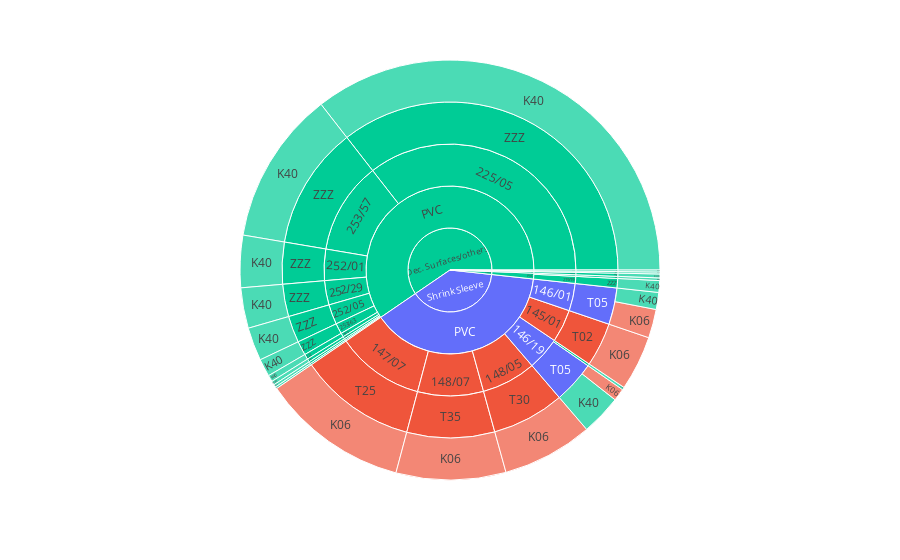

The notebook cell saved with this chart:
### Code cell
lines=['K06', 'K40']
make_product_sunburst(lines)

### Figure 1 — Plotly figure (JSON) as saved in the notebook; plotly's stock layout.template omitted (floating-point values rounded to 4 significant figures)
{"data": [{"branchvalues": "total", "customdata": [["(?)"], ["(?)"], ["(?)"], ["(?)"], ["(?)"], ["(?)"], ["K06"], ["K06"], ["K06"], ["K06"], ["K06"], ["K06"], ["K06"], ["K06"], ["K06"], ["K06"], ["K06"], ["K06"], ["K06"], ["K06"], ["K40"], ["K40"], ["K40"], ["K40"], ["K40"], ["K40"], ["K40"], ["K40"], ["K40"], ["K40"], ["K40"], ["K40"], ["K40"], ["K40"], ["K40"], ["K40"], ["K40"], ["K40"], ["K40"], ["K40"], ["K40"], ["K40"], ["K40"], ["K40"], ["K40"], ["K40"], ["K40"], ["K40"], ["K40"], ["K40"], ["K40"], ["K40"], ["K40"], ["K40"], ["K40"], ["K40"], ["K40"], ["K40"], ["K40"], ["K40"], ["K40"], ["K40"], ["K40"], ["K40"], ["K40"], ["K40"], ["K40"], ["K40"], ["K40"], ["K40"], ["K40"], ["K40"], ["K40"], ["K40"], ["K40"], ["K40"], ["K40"], ["K40"], ["K40"]], "domain": {"x": [0, 1], "y": [0, 1]}, "hoverlabel": {"namelength": 0}, "hovertemplate": "Line=%{customdata[0]}<br>labels=%{label}<br>count=%{value}<br>parent=%{parent}<br>id=%{id}", "ids": ["Shrink Sleeve/PVC", "Shrink Sleeve/PVC/146/01/T05", "Shrink Sleeve/PVC/146/19/T05", "Shrink Sleeve", "Shrink Sleeve/PVC/146/01", "Shrink Sleeve/PVC/146/19", "Shrink Sleeve/PVC/147/07/T25", "Shrink Sleeve/PVC/148/05/T30", "Shrink Sleeve/PVC/148/07/T35", "Shrink Sleeve/PVC/148/07", "Shrink Sleeve/PVC/148/05", "Shrink Sleeve/PVC/147/07", "Shrink Sleeve/PVC/145/01/T02/K06", "Shrink Sleeve/PVC/145/01", "Shrink Sleeve/PVC/148/07/T35/K06", "Shrink Sleeve/PVC/148/05/T30/K06", "Shrink Sleeve/PVC/147/07/T25/K06", "Shrink Sleeve/PVC/146/19/T05/K06", "Shrink Sleeve/PVC/146/01/T05/K06", "Shrink Sleeve/PVC/145/01/T02", "Roll Sleeve/PVC/146/19", "Cards Core/PVC/146/19", "Cards Core/PVC/219/19", "Dec. Surfaces/others/PVC/225/05", "Stationery/PVC/250/01", "Dec. Surfaces/others/PVC/252/92", "Dec. Surfaces/others/PVC/252/05", "Roll Sleeve", "Dec. Surfaces/others", "Cards Core", "Tape/PVC", "Stationery/PVC", "Roll Sleeve/PVC", "Dec. Surfaces/others/PVC", "Cards Core/PVC", "Dec. Surfaces/others/PVC/D253/58", "Dec. Surfaces/others/PVC/253/63", "Dec. Surfaces/others/PVC/253/57", "Dec. Surfaces/others/PVC/253/15", "Dec. Surfaces/others/PVC/253/14", "Tape/PVC/125/23", "Dec. Surfaces/others/PVC/252/29", "Dec. Surfaces/others/PVC/252/01", "Dec. Surfaces/others/PVC/D253/58/ZZZ", "Dec. Surfaces/others/PVC/252/29/ZZZ", "Dec. Surfaces/others/PVC/253/57/ZZZ", "Roll Sleeve/PVC/146/19/M42/K40", "Shrink Sleeve/PVC/146/19/T04/K40", "Shrink Sleeve/PVC/146/01/T05/K40", "Shrink Sleeve/PVC/146/19/T05/K40", "Tape/PVC/125/23/ZZZ/K40", "Cards Core/PVC/146/19/ZZZ/K40", "Cards Core/PVC/219/19/ZZZ/K40", "Dec. Surfaces/others/PVC/225/05/ZZZ/K40", "Stationery/PVC/250/01/ZZZ/K40", "Dec. Surfaces/others/PVC/252/01/ZZZ/K40", "Dec. Surfaces/others/PVC/252/05/ZZZ/K40", "Dec. Surfaces/others/PVC/252/29/ZZZ/K40", "Dec. Surfaces/others/PVC/252/92/ZZZ/K40", "Dec. Surfaces/others/PVC/253/14/ZZZ/K40", "Dec. Surfaces/others/PVC/253/15/ZZZ/K40", "Dec. Surfaces/others/PVC/253/57/ZZZ/K40", "Dec. Surfaces/others/PVC/253/63/ZZZ/K40", "Dec. Surfaces/others/PVC/253/15/ZZZ", "Dec. Surfaces/others/PVC/253/14/ZZZ", "Dec. Surfaces/others/PVC/252/92/ZZZ", "Stationery", "Dec. Surfaces/others/PVC/252/05/ZZZ", "Dec. Surfaces/others/PVC/252/01/ZZZ", "Dec. Surfaces/others/PVC/253/63/ZZZ", "Stationery/PVC/250/01/ZZZ", "Cards Core/PVC/219/19/ZZZ", "Cards Core/PVC/146/19/ZZZ", "Tape/PVC/125/23/ZZZ", "Shrink Sleeve/PVC/146/19/T04", "Roll Sleeve/PVC/146/19/M42", "Dec. Surfaces/others/PVC/D253/58/ZZZ/K40", "Dec. Surfaces/others/PVC/225/05/ZZZ", "Tape"], "labels": ["PVC", "T05", "T05", "Shrink Sleeve", "146/01", "146/19", "T25", "T30", "T35", "148/07", "148/05", "147/07", "K06", "145/01", "K06", "K06", "K06", "K06", "K06", "T02", "146/19", "146/19", "219/19", "225/05", "250/01", "252/92", "252/05", "Roll Sleeve", "Dec. Surfaces/others", "Cards Core", "PVC", "PVC", "PVC", "PVC", "PVC", "D253/58", "253/63", "253/57", "253/15", "253/14", "125/23", "252/29", "252/01", "ZZZ", "ZZZ", "ZZZ", "K40", "K40", "K40", "K40", "K40", "K40", "K40", "K40", "K40", "K40", "K40", "K40", "K40", "K40", "K40", "K40", "K40", "ZZZ", "ZZZ", "ZZZ", "Stationery", "ZZZ", "ZZZ", "ZZZ", "ZZZ", "ZZZ", "ZZZ", "ZZZ", "T04", "M42", "K40", "ZZZ", "Tape"], "marker": {"colors": ["#636efa", "#636efa", "#636efa", "#636efa", "#636efa", "#636efa", "#EF553B", "#EF553B", "#EF553B", "#EF553B", "#EF553B", "#EF553B", "#EF553B", "#EF553B", "#EF553B", "#EF553B", "#EF553B", "#EF553B", "#EF553B", "#EF553B", "#00cc96", "#00cc96", "#00cc96", "#00cc96", "#00cc96", "#00cc96", "#00cc96", "#00cc96", "#00cc96", "#00cc96", "#00cc96", "#00cc96", "#00cc96", "#00cc96", "#00cc96", "#00cc96", "#00cc96", "#00cc96", "#00cc96", "#00cc96", "#00cc96", "#00cc96", "#00cc96", "#00cc96", "#00cc96", "#00cc96", "#00cc96", "#00cc96", "#00cc96", "#00cc96", "#00cc96", "#00cc96", "#00cc96", "#00cc96", "#00cc96", "#00cc96", "#00cc96", "#00cc96", "#00cc96", "#00cc96", "#00cc96", "#00cc96", "#00cc96", "#00cc96", "#00cc96", "#00cc96", "#00cc96", "#00cc96", "#00cc96", "#00cc96", "#00cc96", "#00cc96", "#00cc96", "#00cc96", "#00cc96", "#00cc96", "#00cc96", "#00cc96", "#00cc96"]}, "name": "", "parents": ["Shrink Sleeve", "Shrink Sleeve/PVC/146/01", "Shrink Sleeve/PVC/146/19", "", "Shrink Sleeve/PVC", "Shrink Sleeve/PVC", "Shrink Sleeve/PVC/147/07", "Shrink Sleeve/PVC/148/05", "Shrink Sleeve/PVC/148/07", "Shrink Sleeve/PVC", "Shrink Sleeve/PVC", "Shrink Sleeve/PVC", "Shrink Sleeve/PVC/145/01/T02", "Shrink Sleeve/PVC", "Shrink Sleeve/PVC/148/07/T35", "Shrink Sleeve/PVC/148/05/T30", "Shrink Sleeve/PVC/147/07/T25", "Shrink Sleeve/PVC/146/19/T05", "Shrink Sleeve/PVC/146/01/T05", "Shrink Sleeve/PVC/145/01", "Roll Sleeve/PVC", "Cards Core/PVC", "Cards Core/PVC", "Dec. Surfaces/others/PVC", "Stationery/PVC", "Dec. Surfaces/others/PVC", "Dec. Surfaces/others/PVC", "", "", "", "Tape", "Stationery", "Roll Sleeve", "Dec. Surfaces/others", "Cards Core", "Dec. Surfaces/others/PVC", "Dec. Surfaces/others/PVC", "Dec. Surfaces/others/PVC", "Dec. Surfaces/others/PVC", "Dec. Surfaces/others/PVC", "Tape/PVC", "Dec. Surfaces/others/PVC", "Dec. Surfaces/others/PVC", "Dec. Surfaces/others/PVC/D253/58", "Dec. Surfaces/others/PVC/252/29", "Dec. Surfaces/others/PVC/253/57", "Roll Sleeve/PVC/146/19/M42", "Shrink Sleeve/PVC/146/19/T04", "Shrink Sleeve/PVC/146/01/T05", "Shrink Sleeve/PVC/146/19/T05", "Tape/PVC/125/23/ZZZ", "Cards Core/PVC/146/19/ZZZ", "Cards Core/PVC/219/19/ZZZ", "Dec. Surfaces/others/PVC/225/05/ZZZ", "Stationery/PVC/250/01/ZZZ", "Dec. Surfaces/others/PVC/252/01/ZZZ", "Dec. Surfaces/others/PVC/252/05/ZZZ", "Dec. Surfaces/others/PVC/252/29/ZZZ", "Dec. Surfaces/others/PVC/252/92/ZZZ", "Dec. Surfaces/others/PVC/253/14/ZZZ", "Dec. Surfaces/others/PVC/253/15/ZZZ", "Dec. Surfaces/others/PVC/253/57/ZZZ", "Dec. Surfaces/others/PVC/253/63/ZZZ", "Dec. Surfaces/others/PVC/253/15", "Dec. Surfaces/others/PVC/253/14", "Dec. Surfaces/others/PVC/252/92", "", "Dec. Surfaces/others/PVC/252/05", "Dec. Surfaces/others/PVC/252/01", "Dec. Surfaces/others/PVC/253/63", "Stationery/PVC/250/01", "Cards Core/PVC/219/19", "Cards Core/PVC/146/19", "Tape/PVC/125/23", "Shrink Sleeve/PVC/146/19", "Roll Sleeve/PVC/146/19", "Dec. Surfaces/others/PVC/D253/58/ZZZ", "Dec. Surfaces/others/PVC/225/05", ""], "type": "sunburst", "values": [771, 70, 81, 771, 70, 85, 225, 139, 168, 168, 139, 225, 84, 84, 168, 139, 225, 19, 44, 84, 3, 4, 18, 707, 3, 10, 51, 3, 1185, 22, 6, 3, 3, 1185, 22, 6, 27, 235, 4, 3, 6, 62, 80, 6, 62, 235, 3, 4, 26, 62, 6, 4, 18, 707, 3, 80, 51, 62, 10, 3, 4, 235, 27, 4, 3, 10, 3, 51, 80, 27, 3, 18, 4, 6, 4, 3, 6, 707, 6]}], "layout": {"legend": {"tracegroupgap": 0}, "margin": {"t": 60}}}
